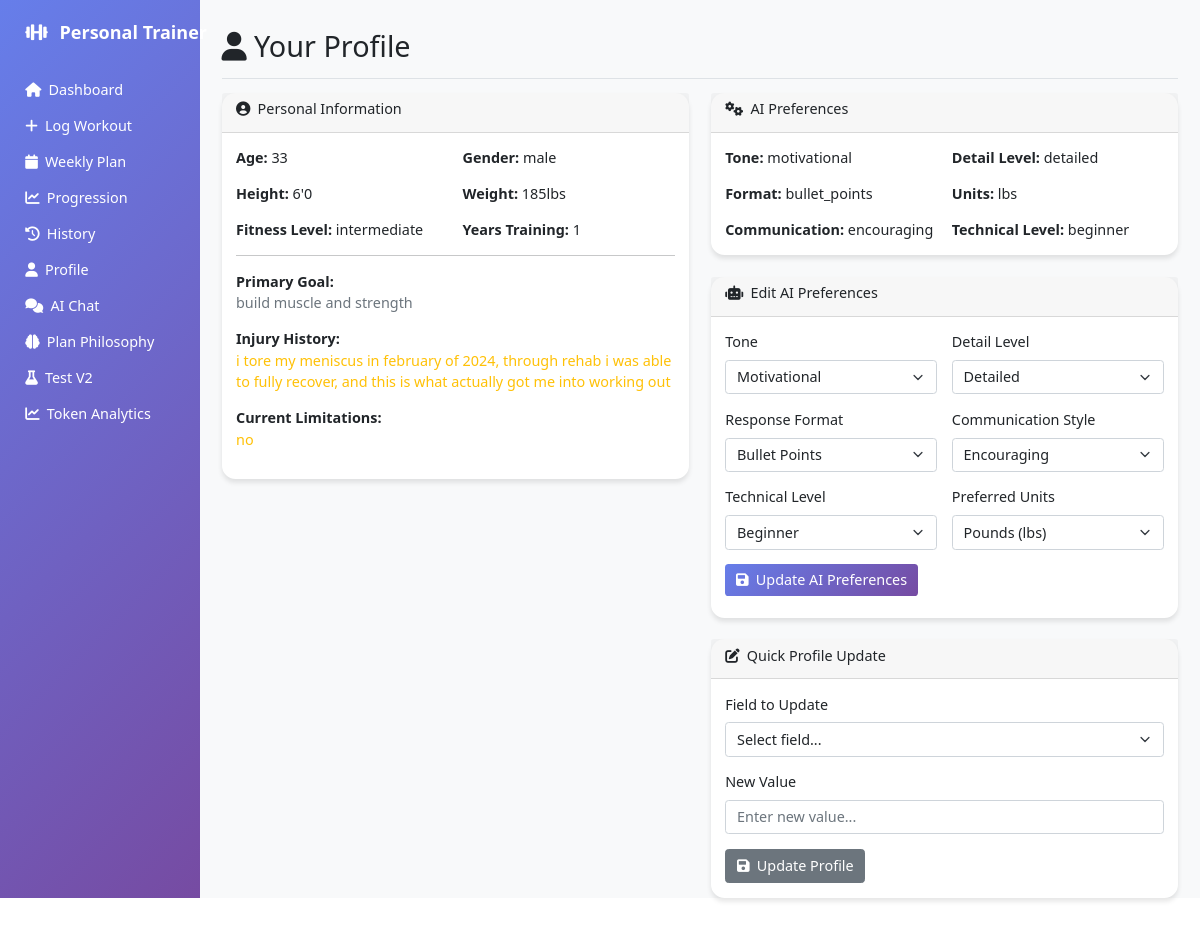
Page /profile on the earlier database version.
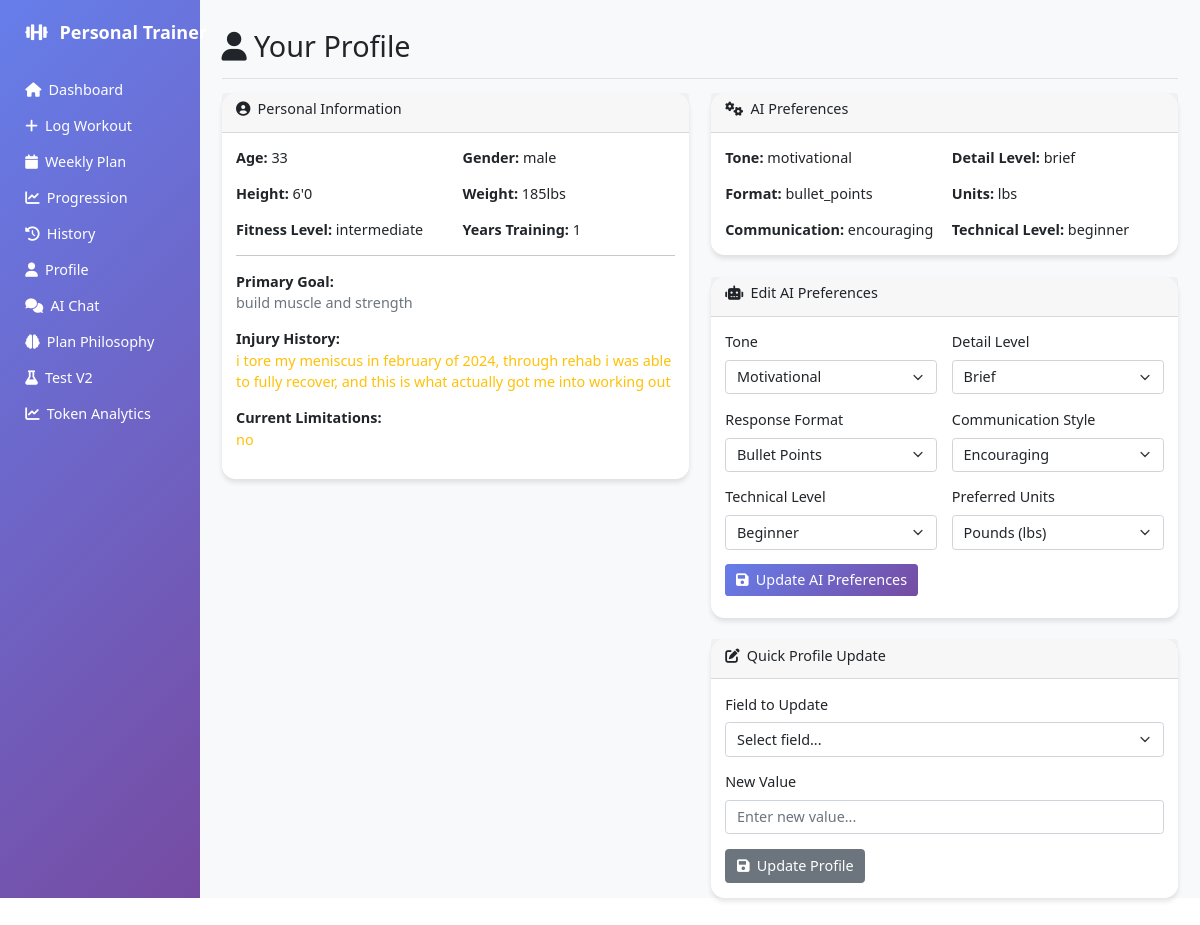
Same page on the later database version.
### tables this page shows
CREATE TABLE user_background (
    id INTEGER PRIMARY KEY AUTOINCREMENT,
    user_id INTEGER DEFAULT 1,
    age INTEGER,
    gender TEXT,
    height TEXT,
    current_weight TEXT,
    fitness_level TEXT,
    years_training INTEGER,
    primary_goal TEXT,
    secondary_goals TEXT,
    injuries_history TEXT,
    current_limitations TEXT,
    past_weight_loss TEXT,
    past_weight_gain TEXT,
    medical_conditions TEXT,
    training_frequency TEXT,
    available_equipment TEXT,
    time_per_session TEXT,
    preferred_training_style TEXT,
    motivation_factors TEXT,
    biggest_challenges TEXT,
    past_program_experience TEXT,
    nutrition_approach TEXT,
    sleep_quality TEXT,
    stress_level TEXT,
    additional_notes TEXT,
    onboarding_completed BOOLEAN DEFAULT FALSE,
    created_date TEXT,
    updated_date TEXT
, chat_response_style TEXT DEFAULT "exercise_by_exercise_breakdown", chat_progression_detail TEXT DEFAULT "include_specific_progression_notes_per_exercise");

CREATE TABLE users (
    id INTEGER PRIMARY KEY AUTOINCREMENT,
    goal TEXT,
    weekly_split TEXT,
    preferences TEXT
, grok_tone TEXT DEFAULT "motivational", grok_detail_level TEXT DEFAULT "concise", grok_format TEXT DEFAULT "bullet_points", preferred_units TEXT DEFAULT "lbs", communication_style TEXT DEFAULT "encouraging", technical_level TEXT DEFAULT "beginner");

### app.py (the view)
@app.route('/profile')
def profile():
    conn = sqlite3.connect('workout_logs.db')
    cursor = conn.cursor()
    background = None
    try:
        cursor.execute('SELECT * FROM user_background WHERE user_id = 1 ORDER BY created_date DESC LIMIT 1')
        bg_result = cursor.fetchone()
        if bg_result:
            columns = [description[0] for description in cursor.description]
            background = dict(zip(columns, bg_result))
    except sqlite3.OperationalError as e:
        print(f"Error fetching user background: {e}")
    preferences = {
        'tone': 'motivational',
        'detail_level': 'concise',
        'format': 'bullet_points',
        'units': 'lbs',
        'communication_style': 'encouraging',
        'technical_level': 'beginner'
    }
    try:
        cursor.execute('SELECT grok_tone, grok_detail_level, grok_format, preferred_units, communication_style, technical_level FROM users WHERE id = 1')
        pref_result = cursor.fetchone()
        if pref_result:
            preferences = {
                'tone': pref_result[0] or 'motivational',
                'detail_level': pref_result[1] or 'concise',
                'format': pref_result[2] or 'bullet_points',
                'units': pref_result[3] or 'lbs',
                'communication_style': pref_result[4] or 'encouraging',
                'technical_level': pref_result[5] or 'beginner'
            }
    except sqlite3.OperationalError as e:
        print(f"Error fetching user preferences: {e}")
    conn.close()
    return render_template('profile.html', background=background, preferences=preferences)

### templates/profile.html (shortened to what this page needs)
{% extends "base.html" %}
{% block content %}
<div class="d-flex justify-content-between flex-wrap flex-md-nowrap align-items-center pt-3 pb-2 mb-3 border-bottom">
    <h1 class="h2"><i class="fas fa-user me-2"></i>Your Profile</h1>
</div>
<div class="row">
    <div class="col-md-6">
        <div class="card">
            <div class="card-header">
                <h6><i class="fas fa-user-circle me-2"></i>Personal Information</h6>
            </div>
            <div class="card-body">
                {% if background %}
                    <div class="row g-3">
                        <div class="col-md-6">
                            <strong>Age:</strong> {{ background.age or 'Not set' }}
                        </div>
                        <div class="col-md-6">
                            <strong>Gender:</strong> {{ background.gender or 'Not set' }}
                        </div>
                        <div class="col-md-6">
                            <strong>Height:</strong> {{ background.height or 'Not set' }}
                        </div>
                        <div class="col-md-6">
                            <strong>Weight:</strong> {{ background.current_weight or 'Not set' }}
                        </div>
                        <div class="col-md-6">
                            <strong>Fitness Level:</strong> {{ background.fitness_level or 'Not set' }}
                        </div>
                        <div class="col-md-6">
                            <strong>Years Training:</strong> {{ background.years_training or 'Not set' }}
                        </div>
                    </div>
                    <div class="mb-3">
                        <strong>Primary Goal:</strong><br>
                        <span class="text-muted">{{ background.primary_goal or 'Not set' }}</span>
                    </div>
                    {% if background.injuries_history and background.injuries_history != 'None' %}
                    <div class="mb-3">
                        <strong>Injury History:</strong><br>
                        <span class="text-warning">{{ background.injuries_history }}</span>
                    </div>
                    {% endif %}
                    {% if background.current_limitations and background.current_limitations != 'None' %}
                    <div class="mb-3">
                        <strong>Current Limitations:</strong><br>
                        <span class="text-warning">{{ background.current_limitations }}</span>
                    </div>
                    {% endif %}
                {% else %}
                    <p class="text-muted">No profile information available. Complete your onboarding to get started.</p>
                {% endif %}
            </div>
        </div>
    </div>
    <div class="col-md-6">
        <div class="card">
            <div class="card-header">
                <h6><i class="fas fa-cogs me-2"></i>AI Preferences</h6>
            </div>
            <div class="card-body">
                <div class="row g-3">
                    <div class="col-md-6">
                        <strong>Tone:</strong> <span data-preference="tone">{{ preferences.tone }}</span>
                    </div>
                    <div class="col-md-6">
                        <strong>Detail Level:</strong> <span data-preference="detail_level">{{ preferences.detail_level }}</span>
                    </div>
                    <div class="col-md-6">
                        <strong>Format:</strong> <span data-preference="format">{{ preferences.format }}</span>
                    </div>
                    <div class="col-md-6">
                        <strong>Units:</strong> <span data-preference="units">{{ preferences.units }}</span>
                    </div>
                    <div class="col-md-6">
                        <strong>Communication:</strong> <span data-preference="communication_style">{{ preferences.communication_style }}</span>
                    </div>
                    <div class="col-md-6">
                        <strong>Technical Level:</strong> <span data-preference="technical_level">{{ preferences.technical_level }}</span>
                    </div>
                </div>
            </div>
        </div>
        <div class="card mt-4">
            <div class="card-header">
                <h6><i class="fas fa-robot me-2"></i>Edit AI Preferences</h6>
            </div>
            <div class="card-body">
                <form id="aiPreferencesForm">
                    <div class="row g-3">
                        <div class="col-md-6">
                            <label for="tone" class="form-label">Tone</label>
                            <select class="form-select" id="tone" name="tone">
                                <option value="motivational" {{ 'selected' if preferences.tone == 'motivational' else '' }}>Motivational</option>
                            </select>
                        </div>
                        <div class="col-md-6">
                            <label for="detail_level" class="form-label">Detail Level</label>
                            <select class="form-select" id="detail_level" name="detail_level">
                                <option value="brief" {{ 'selected' if preferences.detail_level == 'brief' else '' }}>Brief</option>
                                <option value="detailed" {{ 'selected' if preferences.detail_level == 'detailed' else '' }}>Detailed</option>
                            </select>
                        </div>
                        <div class="col-md-6">
                            <label for="format" class="form-label">Response Format</label>
                            <select class="form-select" id="format" name="format">
                                <option value="bullet_points" {{ 'selected' if preferences.format == 'bullet_points' else '' }}>Bullet Points</option>
                            </select>
                        </div>
                        <div class="col-md-6">
                            <label for="communication_style" class="form-label">Communication Style</label>
                            <select class="form-select" id="communication_style" name="communication_style">
                                <option value="encouraging" {{ 'selected' if preferences.communication_style == 'encouraging' else '' }}>Encouraging</option>
                            </select>
                        </div>
                        <div class="col-md-6">
                            <label for="technical_level" class="form-label">Technical Level</label>
                            <select class="form-select" id="technical_level" name="technical_level">
                                <option value="beginner" {{ 'selected' if preferences.technical_level == 'beginner' else '' }}>Beginner</option>
                            </select>
                        </div>
                        <div class="col-md-6">
                            <label for="units" class="form-label">Preferred Units</label>
                            <select class="form-select" id="units" name="units">
                                <option value="lbs" {{ 'selected' if preferences.units == 'lbs' else '' }}>Pounds (lbs)</option>
                            </select>
                        </div>
                    </div>
                    <div class="mt-3">
                        <button type="submit" class="btn btn-primary">
                            <i class="fas fa-save me-2"></i>Update AI Preferences
                        </button>
                    </div>
                </form>
            </div>
        </div>
        <div class="card mt-4">
            <div class="card-header">
                <h6><i class="fas fa-edit me-2"></i>Quick Profile Update</h6>
            </div>
            <div class="card-body">
                <form method="POST" action="{{ url_for('update_profile') }}">
                    <div class="mb-3">
                        <label for="field_name" class="form-label">Field to Update</label>
                        <select class="form-select" id="field_name" name="field_name" required>
                            <option value="">Select field...</option>
                        </select>
                    </div>
                    <div class="mb-3">
                        <label for="value" class="form-label">New Value</label>
                        <input type="text" class="form-control" id="value" name="value"
                               placeholder="Enter new value..." required>
                    </div>
                    <button type="submit" class="btn btn-secondary">
                        <i class="fas fa-save me-2"></i>Update Profile
                    </button>
                </form>
            </div>
        </div>
    </div>
</div>
{% endblock %}

### templates/base.html (shortened to what this page needs)
<!DOCTYPE html>
<html lang="en">
<head>
    <link href="https://cdn.jsdelivr.net/npm/bootstrap@5.1.3/dist/css/bootstrap.min.css" rel="stylesheet">
    <link href="https://cdnjs.cloudflare.com/ajax/libs/font-awesome/6.0.0/css/all.min.css" rel="stylesheet">
</head>
<body>
    <div class="container-fluid">
        <div class="row">
            <nav class="col-md-3 col-lg-2 d-md-block sidebar collapse" id="mobileSidebar">
                <div class="position-sticky pt-3">
                    <div class="navbar-brand px-3 mb-4">
                        <i class="fas fa-dumbbell me-2"></i>
                        Personal Trainer
                    </div>
                    <ul class="nav flex-column">
                        <li class="nav-item">
                            <a class="nav-link text-white" href="{{ url_for('dashboard') }}">
                                <i class="fas fa-home me-2"></i>Dashboard
                            </a>
                        </li>
                        <li class="nav-item">
                            <a class="nav-link text-white" href="{{ url_for('log_workout') }}">
                                <i class="fas fa-plus me-2"></i>Log Workout
                            </a>
                        </li>
                        <li class="nav-item">
                            <a class="nav-link text-white" href="{{ url_for('weekly_plan') }}">
                                <i class="fas fa-calendar me-2"></i>Weekly Plan
                            </a>
                        </li>
                        <li class="nav-item">
                            <a class="nav-link text-white" href="{{ url_for('progression') }}">
                                <i class="fas fa-chart-line me-2"></i>Progression
                            </a>
                        </li>
                        <li class="nav-item">
                            <a class="nav-link text-white" href="{{ url_for('history') }}">
                                <i class="fas fa-history me-2"></i>History
                            </a>
                        </li>
                        <li class="nav-item">
                            <a class="nav-link text-white" href="{{ url_for('profile') }}">
                                <i class="fas fa-user me-2"></i>Profile
                            </a>
                        </li>
                        <li class="nav-item">
                            <a class="nav-link text-white" href="{{ url_for('chat') }}">
                                <i class="fas fa-comments me-2"></i>AI Chat
                            </a>
                        </li>
                        <li class="nav-item">
                            <a class="nav-link text-white" href="{{ url_for('analyze_plan') }}">
                                <i class="fas fa-brain me-2"></i>Plan Philosophy
                            </a>
                        </li>
                        <li class="nav-item">
                            <a class="nav-link text-white" href="{{ url_for('test_v2') }}">
                                <i class="fas fa-flask me-2"></i>Test V2
                            </a>
                        </li>
                        <li class="nav-item">
                            <a class="nav-link text-white" href="{{ url_for('token_analytics') }}">
                                <i class="fas fa-chart-line me-2"></i>Token Analytics
                            </a>
                        </li>
                    </ul>
                </div>
            </nav>
            <main class="col-md-9 ms-sm-auto col-lg-10 px-md-4 main-content">
                <div class="pt-3">
                    {% block content %}{% endblock %}
                </div>
            </main>
        </div>
    </div>
</body>
</html>

### templates/base.html (style rules this page uses)
body { zoom: 0.9; transform-origin: top left; }
.sidebar { min-height: 100vh; background: linear-gradient(135deg, #667eea 0%, #764ba2 100%); }
.main-content { background-color: #f8f9fa; min-height: 100vh; }
.card { border: none; border-radius: 15px; box-shadow: 0 4px 6px rgba(0, 0, 0, 0.1); }
.btn-primary { background: linear-gradient(135deg, #667eea 0%, #764ba2 100%); border: none; }
.navbar-brand { font-weight: bold; color: white !important; }

Differences in the rows shown:
changed users "motivational": detail_level "detailed" → "brief"
Other differences:
form field detail_level: "Detailed" → "Brief"
